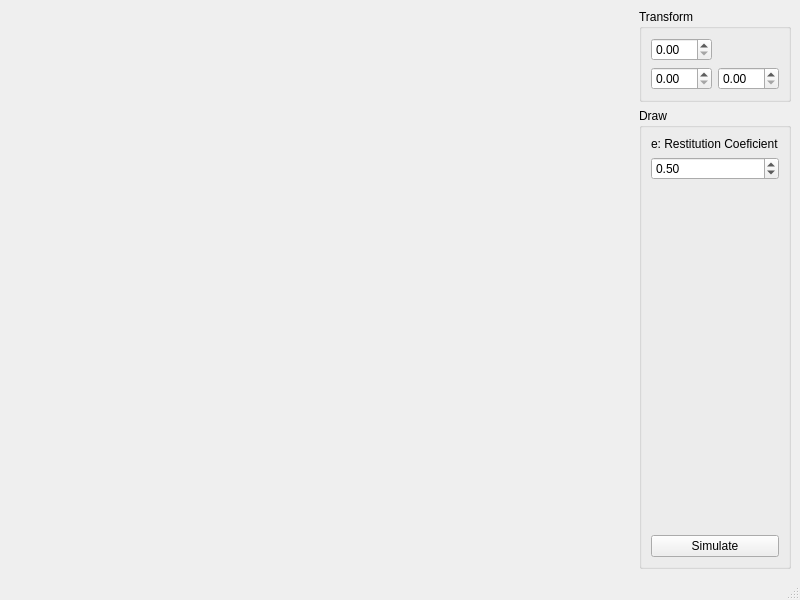
<?xml version="1.0" encoding="UTF-8"?>
<ui version="4.0">
 <class>MainWindow</class>
 <widget class="QMainWindow" name="MainWindow">
  <property name="geometry">
   <rect>
    <x>0</x>
    <y>0</y>
    <width>800</width>
    <height>600</height>
   </rect>
  </property>
  <property name="windowTitle">
   <string>MainWindow</string>
  </property>
  <widget class="QWidget" name="centralwidget">
   <layout class="QGridLayout" name="gridLayout">
    <item row="0" column="1">
     <widget class="QGroupBox" name="groupBox">
      <property name="title">
       <string>Transform</string>
      </property>
      <layout class="QGridLayout" name="gridLayout_2">
       <item row="1" column="0">
        <widget class="QDoubleSpinBox" name="doubleSpinBox_2"/>
       </item>
       <item row="0" column="0">
        <widget class="QDoubleSpinBox" name="doubleSpinBox"/>
       </item>
       <item row="1" column="1">
        <widget class="QDoubleSpinBox" name="doubleSpinBox_3"/>
       </item>
      </layout>
     </widget>
    </item>
    <item row="1" column="1">
     <widget class="QGroupBox" name="groupBox_2">
      <property name="title">
       <string>Draw</string>
      </property>
      <layout class="QGridLayout" name="gridLayout_3">
       <item row="0" column="1">
        <widget class="QLabel" name="label">
         <property name="text">
          <string>e: Restitution Coeficient</string>
         </property>
        </widget>
       </item>
       <item row="6" column="1">
        <widget class="QPushButton" name="pushButton">
         <property name="text">
          <string>Simulate</string>
         </property>
        </widget>
       </item>
       <item row="2" column="1">
        <widget class="QDoubleSpinBox" name="restcoefSpinBox">
         <property name="value">
          <double>0.500000000000000</double>
         </property>
        </widget>
       </item>
       <item row="3" column="1">
        <spacer name="verticalSpacer">
         <property name="orientation">
          <enum>Qt::Vertical</enum>
         </property>
         <property name="sizeHint" stdset="0">
          <size>
           <width>20</width>
           <height>40</height>
          </size>
         </property>
        </spacer>
       </item>
      </layout>
     </widget>
    </item>
    <item row="0" column="0">
     <spacer name="horizontalSpacer">
      <property name="orientation">
       <enum>Qt::Horizontal</enum>
      </property>
      <property name="sizeHint" stdset="0">
       <size>
        <width>40</width>
        <height>20</height>
       </size>
      </property>
     </spacer>
    </item>
   </layout>
  </widget>
  <widget class="QMenuBar" name="menubar">
   <property name="geometry">
    <rect>
     <x>0</x>
     <y>0</y>
     <width>800</width>
     <height>23</height>
    </rect>
   </property>
  </widget>
  <widget class="QStatusBar" name="statusbar"/>
 </widget>
 <resources/>
 <connections/>
</ui>
